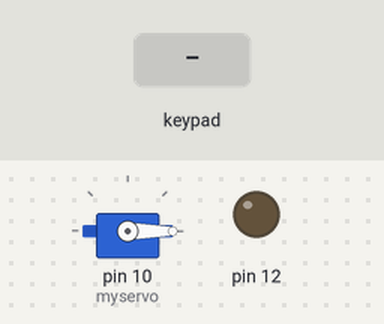
The sketch below on a simulated Arduino Uno, built with avr-gcc and run on an emulated ATmega328P. Shown: servo, output pins drawn as LEDs (lit = HIGH). The test bench sets the inputs (shaded band). What the sketch prints to the serial monitor is not drawn.

Above: at 1.2 s.
1.3 s: key '#' pressed
At 2.1 s:
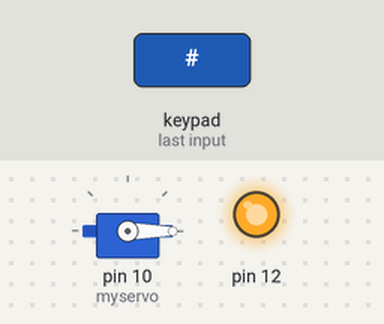
3.8 s: keypad keys 1 2 3 4 # pressed 0.4 s apart
At 5.9 s:
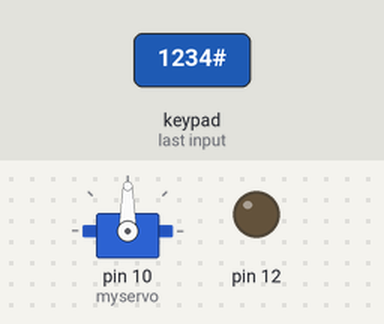
7.3 s: key '1' pressed
At 8.7 s:
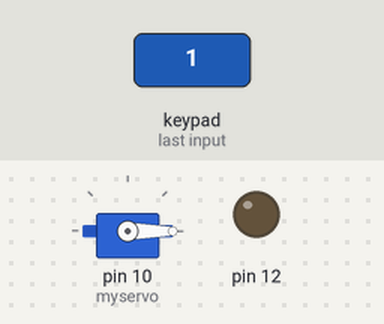
Timing chart, 0 to 10.3 s (numbered marks = the images above; inputs shaded):
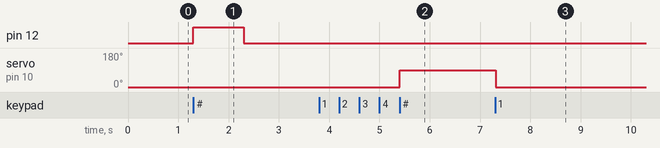

Measured:
- after the input at 1.3 s, pin 12: LOW → HIGH at once, → LOW 1.0 s later
- after the input at 3.8 s, servo on pin 10 (myservo): 0° → 90° after 1.6 s
- after the input at 7.3 s, servo on pin 10 (myservo): 90° → 0° at once

The sketch:

My_Project.ino
```cpp
// C++ code
//
#include <Keypad.h>
#include <Servo.h>

Servo myservo;

int attempts = 3, correct = 0;
char keys[4][4] = {
  {'1','2','3','A'},
  {'4','5','6','B'},
  {'7','8','9','C'},
  {'*','0','#','D'}
};

byte rowpins[4] = {9, 8, 7, 6};
byte colpins[4] = {5, 4, 3, 2};

Keypad keypad = Keypad(makeKeymap(keys), rowpins, colpins, 4, 4);

String password = "1234";
String input = "";

void setup() {
  pinMode(12, OUTPUT);
  Serial.begin(9600);
  myservo.attach(10);
  myservo.write(0);
  Serial.println("Enter Password:");
}

void loop() {
  char key = keypad.getKey();

  if (key) {
    Serial.print(key);

    if (key == '*') {
      input = "";
      Serial.println("\nCleared");
    }
    else if (key == '#') {
      if (input == password) {
        Serial.println("\nAccess Granted");
        myservo.write(90);
        attempts = 3;
        correct = 1;
        //delay(3000);
        //myservo.write(0);
      } else {
        attempts-=1;
        digitalWrite(12, HIGH);
        delay(1000);
        digitalWrite(12, LOW);
        Serial.println("\nWrong Password.\nNo of attempts left:");
        Serial.print(attempts);
        Serial.println("");
        if(attempts){
          Serial.println("Enter Password:");
        }
      }
      input = "";
    }
    else {
      input += key;
    }
  }
  if(attempts==0){
    Serial.println("Try again after 10 sec");
    attempts = 3;
    delay(10000);
    Serial.println("Enter Password:");
  }
  else if(correct ==1){
    Serial.println("Type 1 to reset");
    char key1 = keypad.getKey();
    while(key1!='1'){
      key1 = keypad.getKey();
      if(key1){
        Serial.print(key1);
      }
    }
    myservo.write(0);
    correct = 0;
    Serial.println("\nLocked");
    Serial.println("Enter Password:");
  }
}
```
